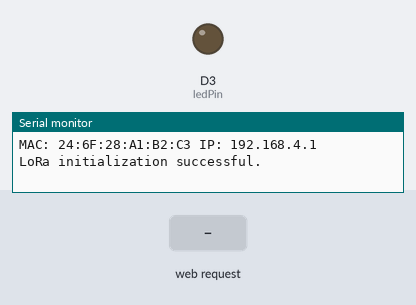
This sketch was run on a simulated ESP8266 (NodeMCU). Shown: output pins drawn as LEDs (lit = HIGH), the last lines printed to the serial monitor. The inputs (shaded band) are chosen by the test bench. No radio packets arrive unless stated.

Above: at 1.2 s.
1.3 s: HTTP request GET /get received
At 2.1 s:
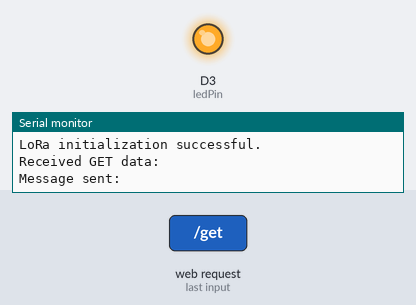
Timing chart, 0 to 4.3 s (numbered marks = the images above; inputs shaded):
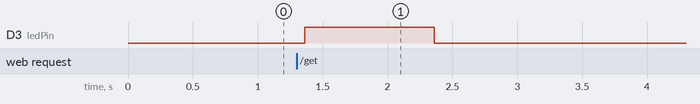

Measured:
- after the input at 1.3 s, D3 (ledPin): LOW → HIGH after 0.06 s, → LOW 1.0 s later

The sketch:

lora.ino
```cpp
#include <ESP8266WiFi.h>
#include <DNSServer.h>
#include <ESP8266WebServer.h>
#include <LoRa.h>

const char *ssid = "BlackBox";
const char *password = "password";
ESP8266WebServer server(80);
const int ledPin = D3;

#define ss 15
#define rst 16
#define dio0 2

void setup() {
  pinMode(ledPin, OUTPUT);
  void handleGetRequest();
  Serial.begin(115200);
  LoRa.setPins(ss, rst, dio0);
  WiFi.mode(WIFI_AP);
  WiFi.softAP(ssid, password);
  String mac=WiFi.macAddress();
  String IP=WiFi.softAPIP().toString();
  Serial.println("MAC: " + mac+" IP: "+IP);
  server.on("/get", HTTP_GET, handleGetRequest);
  server.begin();

  if (!LoRa.begin(433E6))
  {
    Serial.println("LoRa initialization failed. Check your connections.");
    while (1);
  }
  Serial.println("LoRa initialization successful.");

}

void loop() {
  server.handleClient();
  LoRa.onReceive(onReceive);
}
void onReceive(int packetSize) {
  LoRa.receive();

  Serial.println(LoRa.packetRssi());
  while (LoRa.available()) {
    Serial.print("Received packet '");
    for (int i = 0; i < packetSize; i++)
    {
      Serial.print((char)LoRa.read());
    }
    }
  }
void handleGetRequest() {
  String dataReceived = server.arg("data");
  Serial.println("Received GET data: " + dataReceived);
  LoRa.beginPacket();
  LoRa.print(dataReceived);
  LoRa.endPacket();
  Serial.println("Message sent: " + dataReceived);
  digitalWrite(ledPin, HIGH);
  delay(1000);
  server.send(200, "text/plain", "Sure we are sending aid as soon as possible");
  digitalWrite(ledPin, LOW);


}
```
